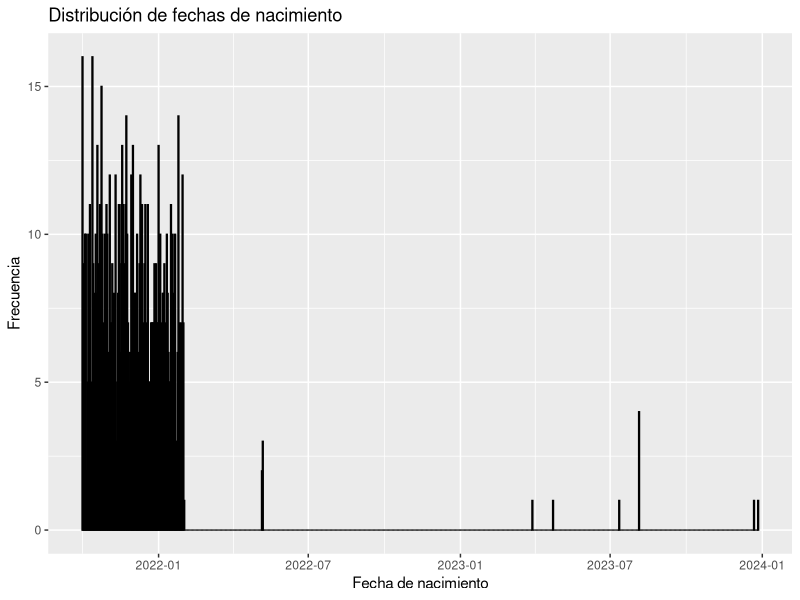

The R source for this figure:
## ---- chunk 1
library(readr)

# Leer el conjunto de datos desde el archivo CSV
data <- read_csv("data.csv", show_col_types = FALSE)

# Convertir la columna fecha_nacimiento a formato de fecha
data$fecha_nacimiento <- as.Date(data$fecha_nacimiento)

# Crear una nueva columna que contenga solo el año, mes y día
data$fecha_nacimiento_nueva <- format(data$fecha_nacimiento, "%Y-%m-%d")



## ---- chunk 2
library(ggplot2)
# Convertir la columna fecha_nacimiento_nueva de caracteres a fecha
data$fecha_nacimiento_nueva  <- as.Date(data$fecha_nacimiento_nueva)
# Crear un histograma de las fechas de nacimiento
ggplot(data, aes(x = fecha_nacimiento_nueva)) +
  geom_histogram(binwidth = 1, color = "black", fill = "blue") +
  labs(title = "Distribución de fechas de nacimiento",
       x = "Fecha de nacimiento",
       y = "Frecuencia")
